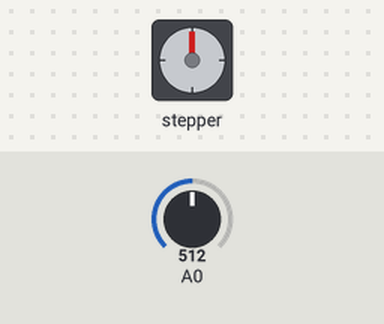
A sketch run on a simulated Arduino Uno, built with avr-gcc and run on an emulated ATmega328P. On the bench: stepper motor. The inputs (shaded band) are chosen by the test bench; at power-on: A0 = 512. Stepper angles assume 200 steps per turn.

Above: at 1.2 s.
1.3 s: A0 set to 670
2.8 s: A0 set to 700
At 2.95 s:
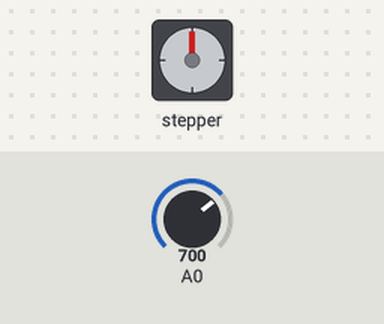
5.8 s: A0 set to 511
At 5.8 s:
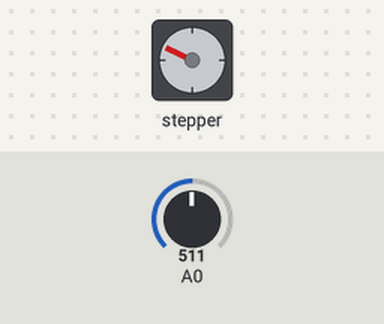
7.3 s: A0 set to 353
8.8 s: A0 set to 334
At 9.25 s:
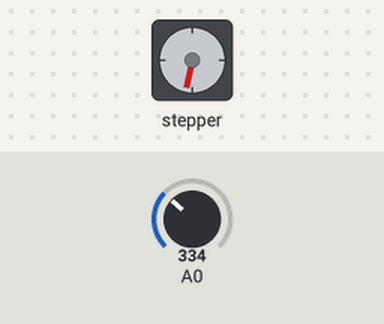
Timing chart, 0 to 32.7 s (numbered marks = the images above; inputs shaded):
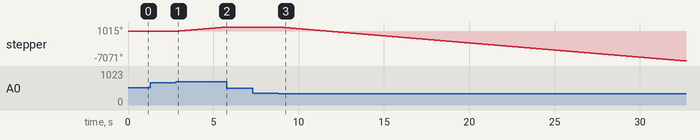

Measured:
- the behaviour switches between 681 and 682 on A0 (found by bisection; images 0 and 1)
- the behaviour switches between 342 and 341 on A0 (found by bisection; images 2 and 3)
- after the input at 1.3 s, every drawn part: stays the same
- after the input at 2.8 s, stepper: keeps turning clockwise at about 339°/s, starting at once
- after the input at 5.8 s, stepper: stops changing and stays 1015°
- after the input at 7.3 s, every drawn part: stays the same
- after the input at 8.8 s, stepper: keeps turning counter-clockwise at about 338°/s, starting at once

The sketch:

sketch.ino
```cpp
#include <Stepper.h>
#define STEPS 200
#define SPEED 60

int sensorVal = 0;

Stepper stp (STEPS, 10, 11, 12, 13);

void setup() {
  stp.setSpeed(SPEED);
}

void loop() {
  sensorVal = analogRead(A0);
  if (sensorVal <= (1023 / 3))
    stp.step(-1);
  else if (sensorVal >= (2 * 1023 / 3))
    stp.step(1);
  //  else do nothing
}
```
